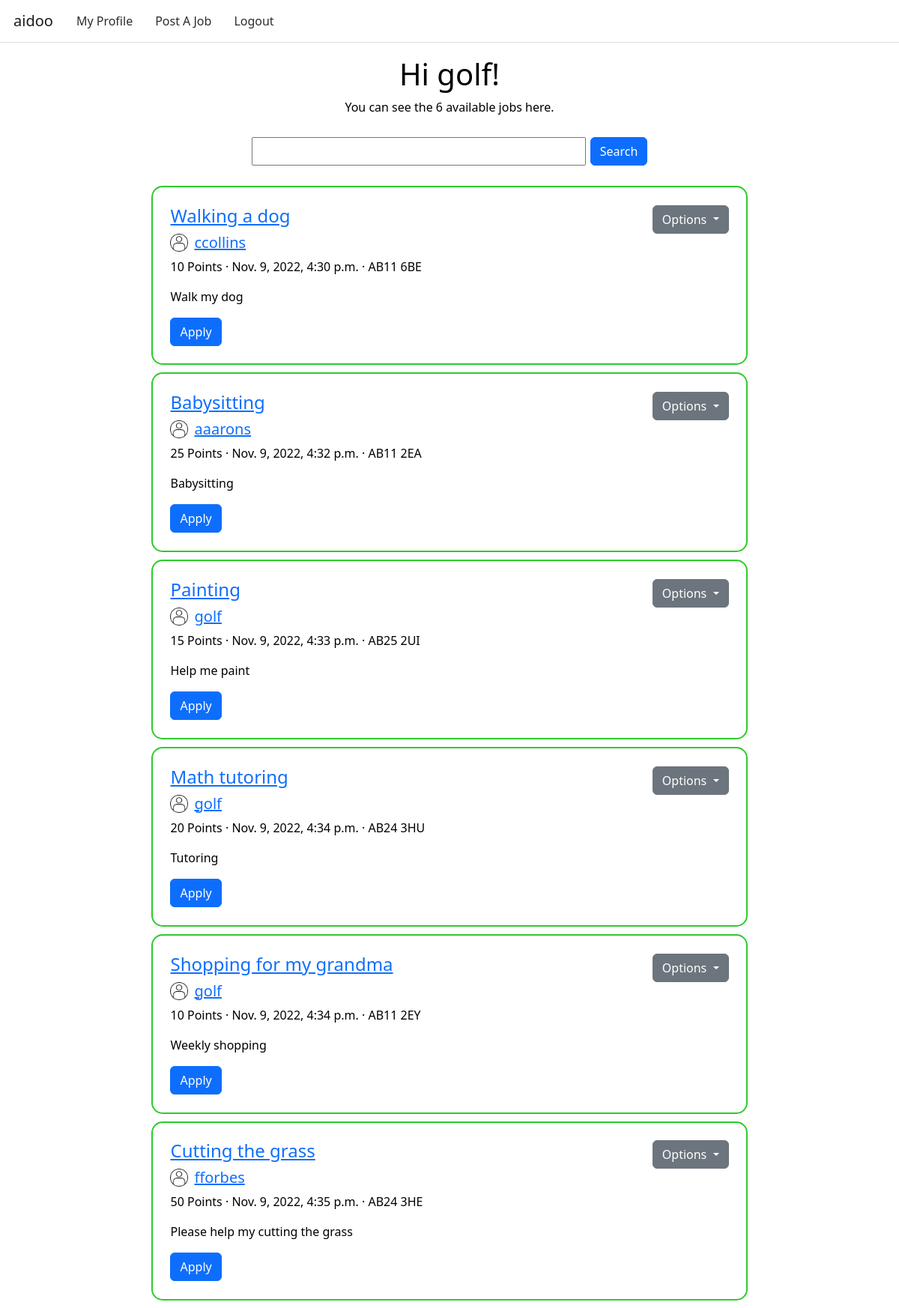
Page /jobs/ (signed in) on the committed database.
### userprofile/models.py (models this page shows)
class User(AbstractUser):
    balance = models.IntegerField(default=0)
    date_of_birth = models.DateField()
    rating = models.FloatField(default=0)
    REQUIRED_FIELDS = ["first_name", "last_name", "email", "date_of_birth"]

### jobs/models.py (models this page shows)
class JobPosting(models.Model):
    job_id = models.BigAutoField(primary_key=True)
    poster_id = models.ForeignKey(User, on_delete=models.CASCADE) # Should we use something else on delete?
    location = models.CharField(max_length=8)
    job_title = models.CharField(max_length=50)
    job_short_description = models.CharField(max_length=50)
    job_description = models.CharField(max_length=1000)
    posting_time = models.DateTimeField(default=timezone.now)
    points = models.IntegerField(validators=[MinValueValidator(1)])
    deadline = models.DateTimeField(default=None, blank=True, null=True)
    hidden = models.BooleanField(default=False)
    assigned = models.BooleanField(default=False)
    completed = models.BooleanField(default=False)

### jobs/views.py (the view)
# urls.py: path('', views.JobsView.as_view(), name='home'), # Basic home with the jobs list
class JobsView(ListView):
   model               = JobPosting
   template_name       = 'home.html'
   context_object_name = 'jobs'
   def get_queryset(self):
        filter_val = self.request.GET.get('job_title__icontains', '')
        return JobPosting.objects.filter(hidden=False,job_title__icontains=filter_val)
   def job_count(self):
        return self.get_queryset().count()
   def get_context_data(self, **kwargs):
        context = super().get_context_data(**kwargs)
        context['save_for_later'] = [i.job_id.job_id for i in UserSaveForLater.objects.filter(user_id=self.request.user.id)]
        context['jobs_applied'] = [i.job_id.job_id for i in JobProcess.objects.filter(user_id=self.request.user.id)]
        context['jobs_count'] = self.job_count()
        return context

### templates/home.html (shortened to what this page needs)
{% extends 'base.html' %}
{% block content %}
<nav class="navbar navbar-expand-lg navbar-light">
    <a class="navbar-brand" href="{% url 'home' %}">aidoo</a>
    <div class="collapse navbar-collapse" id="navbarNav">
      <ul class="navbar-nav">
        <li class="nav-item">
          <a class="nav-link" href="{% url 'me' %}">My Profile</a>
        </li>
        <li class="nav-item">
          <a class="nav-link" href="{% url 'post' %}">Post A Job</a>
        </li>
        <li class="nav-item">
          <a class="nav-link" href="{% url 'logout' %}">Logout</a>
        </li>
      </ul>
    </div>
  </nav>
<div class="container">
    <div class="hello text-center">
        <h1>Hi {{ user.username }}!</h1>
        <p>You can see the {{jobs_count}} available jobs here. </p>
    </div>
    <form class="searchform d-flex justify-content-center" method ="get">
        <input class="searchbar" type="text" value='{{request.GET.job_title__icontains}}' name="job_title__icontains"/>
    <button class="btn btn-primary" type="submit">Search</button>
    </form>
    <div class="row d-flex justify-content-center">
        <div class="col jobs-scroll">
            {% for job in jobs %}
                <div class="job-card" class="container">
                    <div class="d-flex justify-content-between">
                        <h4><a href="{% url 'jobdetails' job.job_id %}">{{ job.job_title }}</a></h4>
                        <div class="dropdown">
                            <button class="btn btn-secondary dropdown-toggle" type="button" id="dropdownMenuButton" data-toggle="dropdown" aria-haspopup="true" aria-expanded="false">
                                Options
                            </button>
                          </div>
                    </div>
                    <a href="{% url 'userdetail' job.poster_id.id %}">
                        <div class="d-flex justify-content-start">
                            <img src="../static/assets/user.png"/>
                            <h5>{{ job.poster_id.username }}</h5>
                        </div>
                    </a>
                    <p>{{ job.points }} Points · {{ job.posting_time }} · {{ job.location }}</p>
                    <p>{{ job.job_short_description }}</p>
                    <button
                        class="btn btn-primary",
                        onclick="apply('{{user.id }}','{{ job.job_id }}')"
                        id = "btnApply{{ job.job_id }}"
                    >
                        {% if job.job_id in jobs_applied %}
                            Applied ✓
                        {% else %}
                            Apply
                        {% endif %}
                    </button>
                </div>
            {% endfor %}
        </div>
    </div>
</div>
{% endblock %}

### static/css/styles.css (style rules this page uses)
body { background-color: #ffffff; color: #000; }
.navbar { padding-left: 1.5%; padding-right: 1.5%; margin-bottom: 1.5%; border-bottom: 1px solid rgb(222, 222, 222); }
.navbar-nav > li { padding-left:7px; padding-right:7px; }
.nav-link { color: rgb(46, 45, 45); }
.hello { margin-bottom: 2.5%; }
.searchform { margin-bottom: 1.5%; }
.searchbar { width: 40%; margin-right: 0.5%; }
.jobs-scroll { overflow: auto; margin-left: 14%; margin-right: 14%; }
.job-card { border: 2px solid rgb(45,203,43); border-radius: 15px; margin-left: 0px; margin-top: 10px; margin-bottom: 10px; padding: 3%; }
.job-card img { width: 24px; height: 24px; margin-right: 8px; }

### rows in the picture
User: username "golf"
JobPosting: job_title "Walking a dog", poster_id.username "ccollins", points "10", posting_time "Nov. 9, 2022, 4:30 p.m.", location "AB11 6BE", job_short_description "Walk my dog", shows "Apply"
JobPosting: job_title "Babysitting", poster_id.username "aaarons", points "25", posting_time "Nov. 9, 2022, 4:32 p.m.", location "AB11 2EA", job_short_description "Babysitting", shows "Apply"
JobPosting: job_title "Painting", poster_id.username "golf", points "15", posting_time "Nov. 9, 2022, 4:33 p.m.", location "AB25 2UI", job_short_description "Help me paint", shows "Apply"
JobPosting: job_title "Math tutoring", poster_id.username "golf", points "20", posting_time "Nov. 9, 2022, 4:34 p.m.", location "AB24 3HU", job_short_description "Tutoring", shows "Apply"
JobPosting: job_title "Shopping for my grandma", poster_id.username "golf", points "10", posting_time "Nov. 9, 2022, 4:34 p.m.", location "AB11 2EY", job_short_description "Weekly shopping", shows "Apply"
JobPosting: job_title "Cutting the grass", poster_id.username "fforbes", points "50", posting_time "Nov. 9, 2022, 4:35 p.m.", location "AB24 3HE", job_short_description "Please help my cutting the grass", shows "Apply"

### other values in the picture
{{ jobs_count }} "6"
